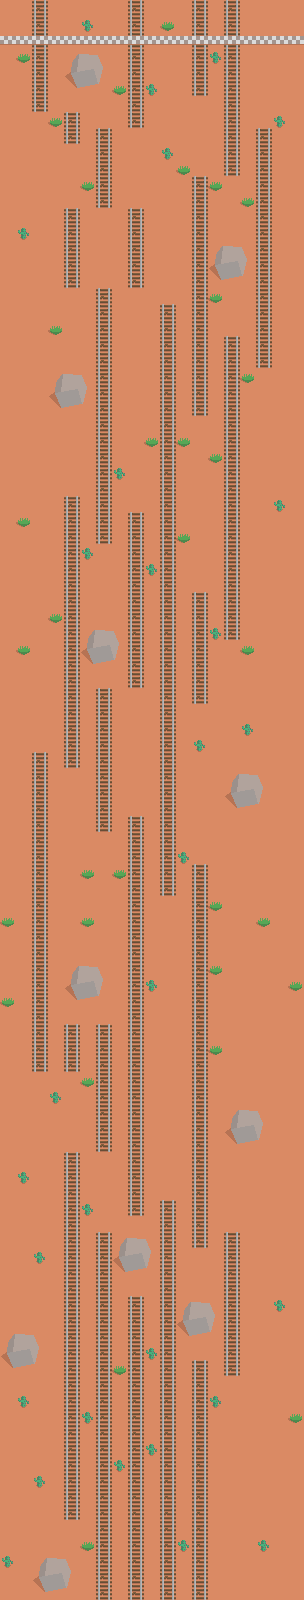

This game map was drawn from its Tiled (.tmx) file and the tilesets committed beside it. A one-line description and the trimmed map source follow:
An orthogonal 19x100 tile map with 16x16 px tiles, 4 tile layers (Tracks, Finish, Boulders, Decoration) and 4 objects (4x Spawn).

<map version="1.4" tiledversion="1.4.3" orientation="orthogonal" renderorder="right-down" width="19" height="100" tilewidth="16" tileheight="16" infinite="0" backgroundcolor="#da8a64" nextlayerid="6" nextobjectid="5">
 <editorsettings>
  <export target="../../Content/Levels/minecart_level0.json" format="json" />
 </editorsettings>
 <tileset firstgid="1" source="Minecart_Tileset.tsx" />
 <layer id="1" name="Tracks" width="19" height="100">
  <data>[1900 cells, 389 non-empty, 1 distinct tile ids]</data>
 </layer>
 <layer id="5" name="Finish" width="19" height="100">
  <data>[1900 cells, 19 non-empty, 1 distinct tile ids]</data>
 </layer>
 <layer id="2" name="Boulders" width="19" height="100">
  <data>[1900 cells, 99 non-empty, 9 distinct tile ids]</data>
 </layer>
 <layer id="3" name="Decoration" width="19" height="100">
  <data>[1900 cells, 63 non-empty, 2 distinct tile ids]</data>
 </layer>
 <objectgroup id="4" name="Objects">
  <object id="1" name="Spawn" type="Spawn" x="96" y="1568" width="16" height="16">
   <properties>
    <property name="Index" type="int" value="0" />
   </properties>
  </object>
  <object id="2" name="Spawn" type="Spawn" x="128" y="1568" width="16" height="16">
   <properties>
    <property name="Index" type="int" value="1" />
   </properties>
  </object>
  <object id="3" name="Spawn" type="Spawn" x="160" y="1568" width="16" height="16">
   <properties>
    <property name="Index" type="int" value="2" />
   </properties>
  </object>
  <object id="4" name="Spawn" type="Spawn" x="192" y="1568" width="16" height="16">
   <properties>
    <property name="Index" type="int" value="3" />
   </properties>
  </object>
 </objectgroup>
</map>